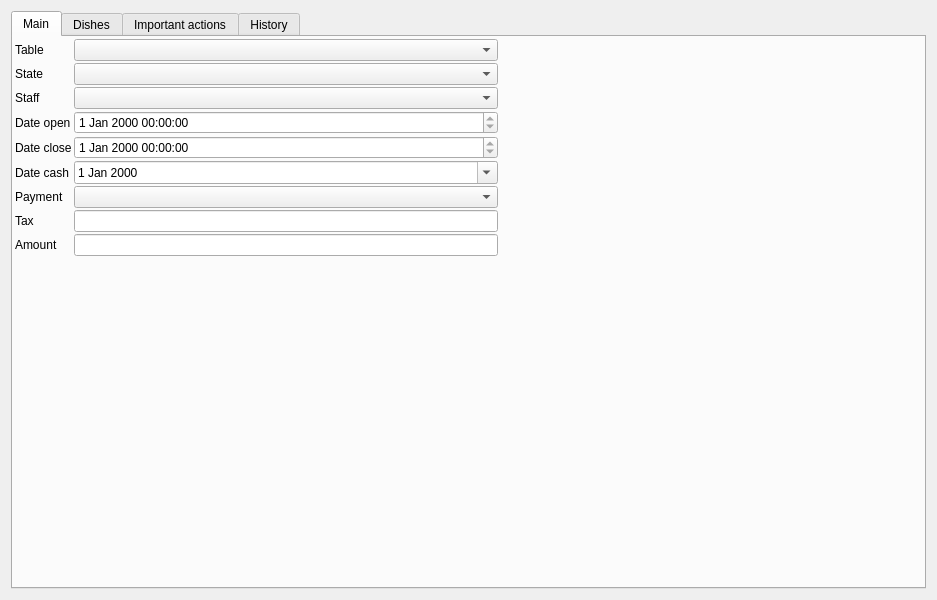
<?xml version="1.0" encoding="UTF-8"?>
<ui version="4.0">
 <class>DlgOrder</class>
 <widget class="QWidget" name="DlgOrder">
  <property name="geometry">
   <rect>
    <x>0</x>
    <y>0</y>
    <width>937</width>
    <height>600</height>
   </rect>
  </property>
  <property name="windowTitle">
   <string>MainWindow</string>
  </property>
  <layout class="QHBoxLayout" name="horizontalLayout_2">
   <item>
    <widget class="QTabWidget" name="tabWidget">
     <property name="currentIndex">
      <number>0</number>
     </property>
     <widget class="QWidget" name="tab">
      <attribute name="title">
       <string>Main</string>
      </attribute>
      <layout class="QVBoxLayout" name="verticalLayout_2">
       <property name="spacing">
        <number>2</number>
       </property>
       <property name="leftMargin">
        <number>2</number>
       </property>
       <property name="topMargin">
        <number>2</number>
       </property>
       <property name="rightMargin">
        <number>2</number>
       </property>
       <property name="bottomMargin">
        <number>2</number>
       </property>
       <item>
        <layout class="QGridLayout" name="gridLayout">
         <item row="4" column="1">
          <widget class="QDateTimeEdit" name="deClose">
           <property name="readOnly">
            <bool>true</bool>
           </property>
          </widget>
         </item>
         <item row="3" column="0">
          <widget class="QLabel" name="label">
           <property name="text">
            <string>Date open</string>
           </property>
          </widget>
         </item>
         <item row="3" column="1">
          <widget class="QDateTimeEdit" name="deOpen">
           <property name="readOnly">
            <bool>true</bool>
           </property>
          </widget>
         </item>
         <item row="4" column="0">
          <widget class="QLabel" name="label_2">
           <property name="text">
            <string>Date close</string>
           </property>
          </widget>
         </item>
         <item row="5" column="0">
          <widget class="QLabel" name="label_3">
           <property name="text">
            <string>Date cash</string>
           </property>
          </widget>
         </item>
         <item row="10" column="0">
          <spacer name="verticalSpacer">
           <property name="orientation">
            <enum>Qt::Vertical</enum>
           </property>
           <property name="sizeHint" stdset="0">
            <size>
             <width>20</width>
             <height>40</height>
            </size>
           </property>
          </spacer>
         </item>
         <item row="7" column="0">
          <widget class="QLabel" name="label_5">
           <property name="text">
            <string>Payment</string>
           </property>
          </widget>
         </item>
         <item row="1" column="0">
          <widget class="QLabel" name="label_4">
           <property name="text">
            <string>State</string>
           </property>
          </widget>
         </item>
         <item row="5" column="1">
          <widget class="QDateEdit" name="deCash">
           <property name="readOnly">
            <bool>false</bool>
           </property>
           <property name="calendarPopup">
            <bool>true</bool>
           </property>
          </widget>
         </item>
         <item row="0" column="0">
          <widget class="QLabel" name="label_6">
           <property name="text">
            <string>Table</string>
           </property>
          </widget>
         </item>
         <item row="2" column="1">
          <widget class="QPComboBox" name="cbStaff">
           <property name="fieldId" stdset="0">
            <string>ID</string>
           </property>
           <property name="fieldName" stdset="0">
            <string>NAME</string>
           </property>
           <property name="table" stdset="0">
            <string>EMPLOYES_ID_NAME</string>
           </property>
          </widget>
         </item>
         <item row="1" column="1">
          <widget class="QPComboBox" name="cbState">
           <property name="enabled">
            <bool>true</bool>
           </property>
           <property name="fieldId" stdset="0">
            <string>ID</string>
           </property>
           <property name="fieldName" stdset="0">
            <string>NAME</string>
           </property>
           <property name="table" stdset="0">
            <string>O_ORDER_STATE</string>
           </property>
          </widget>
         </item>
         <item row="2" column="0">
          <widget class="QLabel" name="label_7">
           <property name="text">
            <string>Staff</string>
           </property>
          </widget>
         </item>
         <item row="9" column="0">
          <widget class="QLabel" name="label_9">
           <property name="text">
            <string>Amount</string>
           </property>
          </widget>
         </item>
         <item row="7" column="1">
          <widget class="QPComboBox" name="cbPayment">
           <property name="fieldId" stdset="0">
            <string>ID</string>
           </property>
           <property name="fieldName" stdset="0">
            <string>NAME</string>
           </property>
           <property name="table" stdset="0">
            <string>O_PAYMENT</string>
           </property>
          </widget>
         </item>
         <item row="8" column="1">
          <widget class="QLineEdit" name="leTax">
           <property name="readOnly">
            <bool>true</bool>
           </property>
          </widget>
         </item>
         <item row="8" column="0">
          <widget class="QLabel" name="label_8">
           <property name="text">
            <string>Tax</string>
           </property>
          </widget>
         </item>
         <item row="9" column="1">
          <widget class="QLineEdit" name="leAmount">
           <property name="readOnly">
            <bool>true</bool>
           </property>
          </widget>
         </item>
         <item row="4" column="2">
          <spacer name="horizontalSpacer">
           <property name="orientation">
            <enum>Qt::Horizontal</enum>
           </property>
           <property name="sizeHint" stdset="0">
            <size>
             <width>40</width>
             <height>20</height>
            </size>
           </property>
          </spacer>
         </item>
         <item row="0" column="1">
          <widget class="QPComboBox" name="cbTable">
           <property name="fieldId" stdset="0">
            <string>ID</string>
           </property>
           <property name="fieldName" stdset="0">
            <string>NAME</string>
           </property>
           <property name="table" stdset="0">
            <string>H_TABLE</string>
           </property>
          </widget>
         </item>
        </layout>
       </item>
      </layout>
     </widget>
     <widget class="QWidget" name="tab_2">
      <attribute name="title">
       <string>Dishes</string>
      </attribute>
      <layout class="QVBoxLayout" name="verticalLayout_3">
       <property name="spacing">
        <number>2</number>
       </property>
       <property name="leftMargin">
        <number>2</number>
       </property>
       <property name="topMargin">
        <number>2</number>
       </property>
       <property name="rightMargin">
        <number>2</number>
       </property>
       <property name="bottomMargin">
        <number>2</number>
       </property>
       <item>
        <widget class="CustomTableWidget" name="tblDishes">
         <property name="editTriggers">
          <set>QAbstractItemView::NoEditTriggers</set>
         </property>
         <property name="selectionMode">
          <enum>QAbstractItemView::SingleSelection</enum>
         </property>
         <property name="selectionBehavior">
          <enum>QAbstractItemView::SelectRows</enum>
         </property>
         <column>
          <property name="text">
           <string>Id</string>
          </property>
         </column>
         <column>
          <property name="text">
           <string>State id</string>
          </property>
         </column>
         <column>
          <property name="text">
           <string>State</string>
          </property>
         </column>
         <column>
          <property name="text">
           <string>Dish id</string>
          </property>
         </column>
         <column>
          <property name="text">
           <string>Dish</string>
          </property>
         </column>
         <column>
          <property name="text">
           <string>Qty</string>
          </property>
         </column>
         <column>
          <property name="text">
           <string>Price</string>
          </property>
         </column>
         <column>
          <property name="text">
           <string>Amount</string>
          </property>
         </column>
         <column>
          <property name="text">
           <string>Last update</string>
          </property>
         </column>
        </widget>
       </item>
      </layout>
     </widget>
     <widget class="QWidget" name="tab_3">
      <attribute name="title">
       <string>Important actions</string>
      </attribute>
      <layout class="QHBoxLayout" name="horizontalLayout">
       <property name="spacing">
        <number>2</number>
       </property>
       <property name="leftMargin">
        <number>1</number>
       </property>
       <property name="topMargin">
        <number>1</number>
       </property>
       <property name="rightMargin">
        <number>1</number>
       </property>
       <property name="bottomMargin">
        <number>1</number>
       </property>
       <item>
        <widget class="QTableWidget" name="tblImportant">
         <property name="editTriggers">
          <set>QAbstractItemView::NoEditTriggers</set>
         </property>
         <property name="selectionMode">
          <enum>QAbstractItemView::SingleSelection</enum>
         </property>
         <property name="selectionBehavior">
          <enum>QAbstractItemView::SelectRows</enum>
         </property>
         <column>
          <property name="text">
           <string>Action</string>
          </property>
         </column>
         <column>
          <property name="text">
           <string>Date</string>
          </property>
         </column>
         <column>
          <property name="text">
           <string>Staff</string>
          </property>
         </column>
         <column>
          <property name="text">
           <string>Data</string>
          </property>
         </column>
         <column>
          <property name="text">
           <string>Reason</string>
          </property>
         </column>
        </widget>
       </item>
      </layout>
     </widget>
     <widget class="QWidget" name="tab_4">
      <attribute name="title">
       <string>History</string>
      </attribute>
      <layout class="QHBoxLayout" name="horizontalLayout_3">
       <item>
        <widget class="CustomTableWidget" name="tblHistory">
         <column>
          <property name="text">
           <string>Date</string>
          </property>
         </column>
         <column>
          <property name="text">
           <string>Time</string>
          </property>
         </column>
         <column>
          <property name="text">
           <string>Comp</string>
          </property>
         </column>
         <column>
          <property name="text">
           <string>User</string>
          </property>
         </column>
         <column>
          <property name="text">
           <string>Action</string>
          </property>
         </column>
         <column>
          <property name="text">
           <string>Data</string>
          </property>
         </column>
        </widget>
       </item>
      </layout>
     </widget>
    </widget>
   </item>
  </layout>
 </widget>
 <customwidgets>
  <customwidget>
   <class>QPComboBox</class>
   <extends>QComboBox</extends>
   <header>qpcombobox.h</header>
  </customwidget>
  <customwidget>
   <class>CustomTableWidget</class>
   <extends>QTableWidget</extends>
   <header>customtablewidget.h</header>
  </customwidget>
 </customwidgets>
 <resources/>
 <connections/>
</ui>
